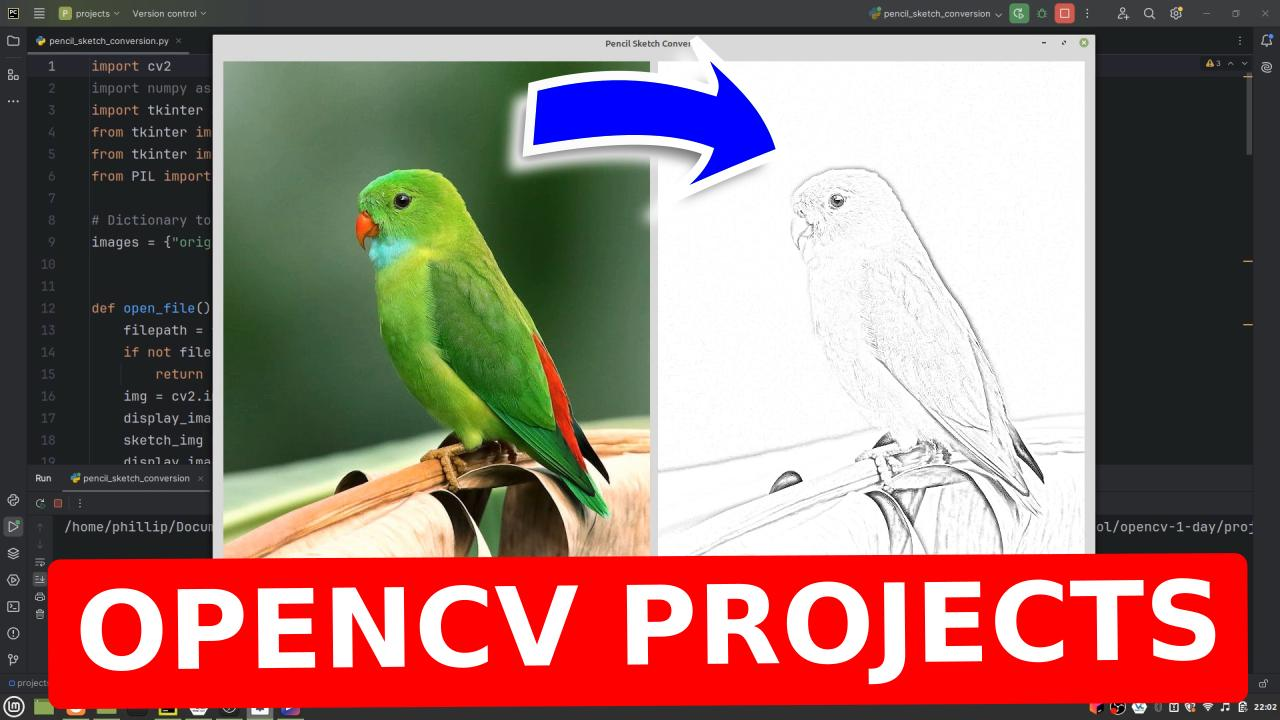
#> input picture thumbnail.jpg, 1280 x 720 px
$ python -i pencil_sketch_conversion.py   (imports and definitions only)
#> lines starting #> are read from the running program, lines starting #| are printed output that depends on the picture
#> further down, picture is the input picture: shape (720, 1280, 3); mean B, G, R 111.5, 117.2, 148.6
import cv2
import numpy as np
import tkinter as tk
from tkinter import filedialog
from tkinter import messagebox
from PIL import Image, ImageTk

# Dictionary to store PIL images
images = {"original": None, "sketch": None}


def open_file():
    filepath = filedialog.askopenfilename()
    if not filepath:
        return
    img = cv2.imread(filepath)
    display_image(img, original=True)
    sketch_img = convert_to_sketch(img)
    display_image(sketch_img, original=False)


def convert_to_sketch(img):
    gray_img = cv2.cvtColor(img, cv2.COLOR_BGR2GRAY)
    inverted_img = cv2.bitwise_not(gray_img)
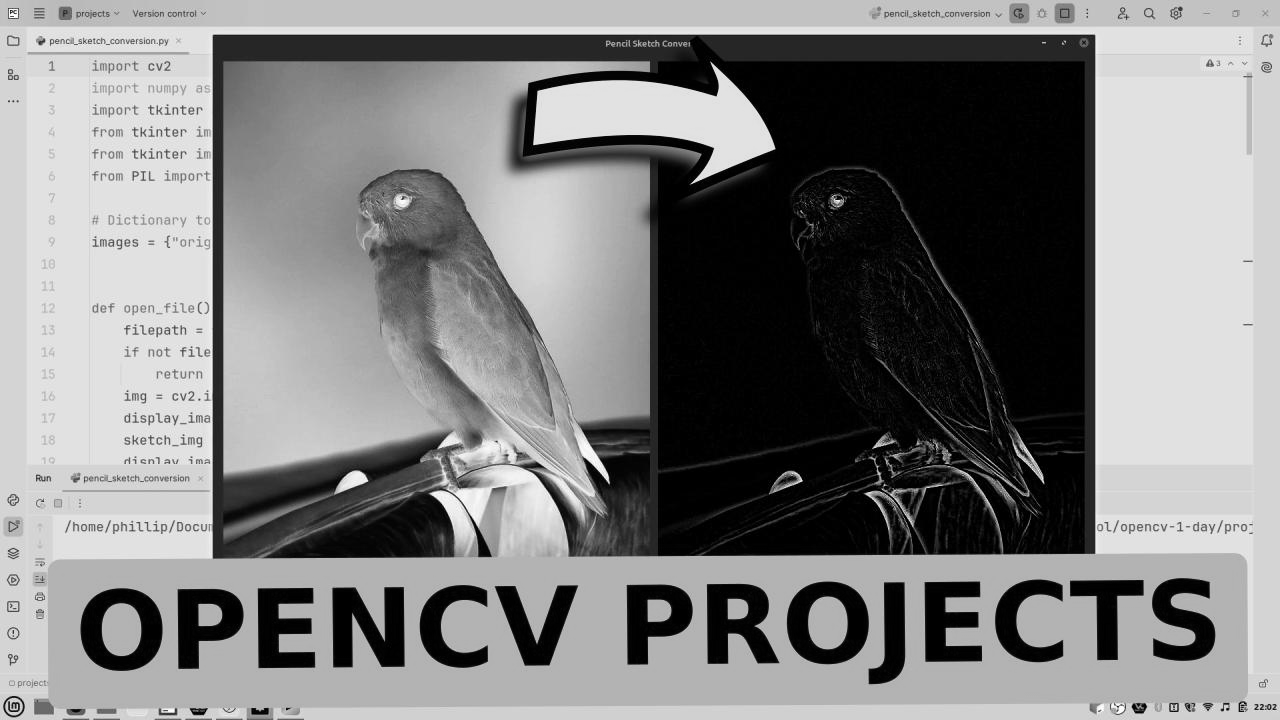
#> inverted_img: shape (720, 1280); min 0, max 255, mean 129
    blurred_img = cv2.GaussianBlur(inverted_img, (21, 21), sigmaX=0, sigmaY=0)
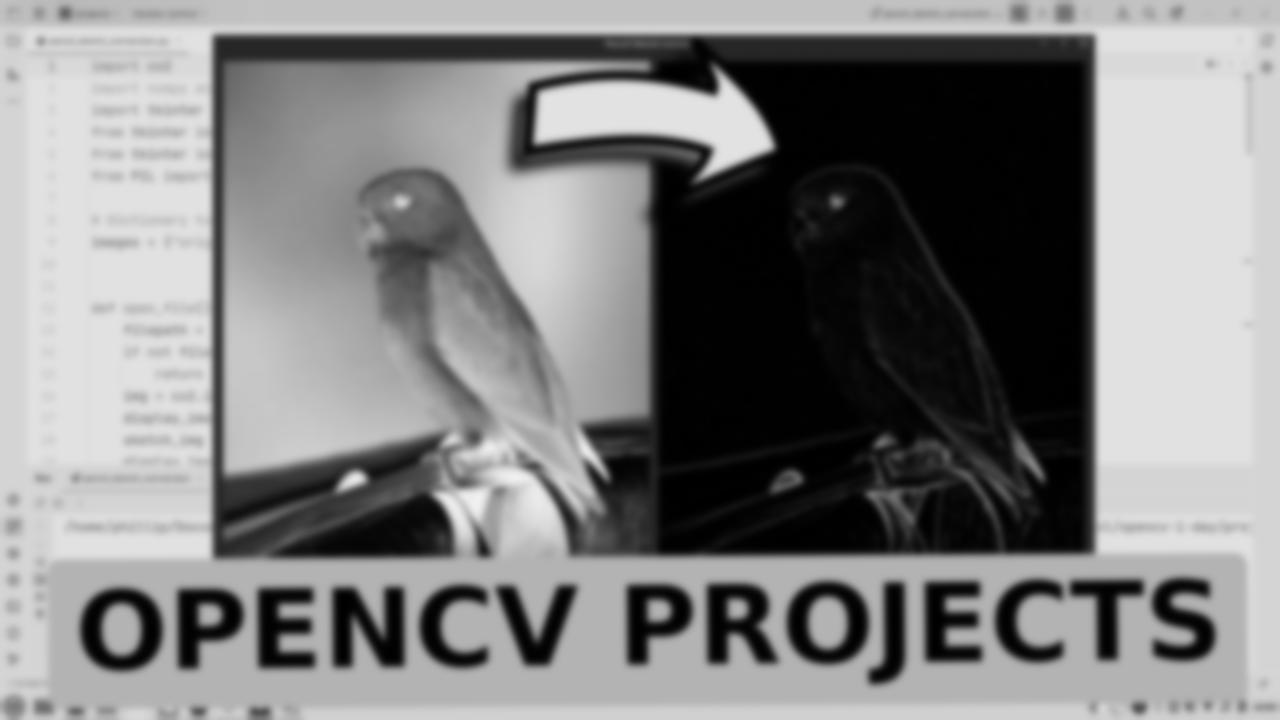
#> blurred_img: shape (720, 1280); min 0, max 240, mean 129.1
    inverted_blur_img = cv2.bitwise_not(blurred_img)
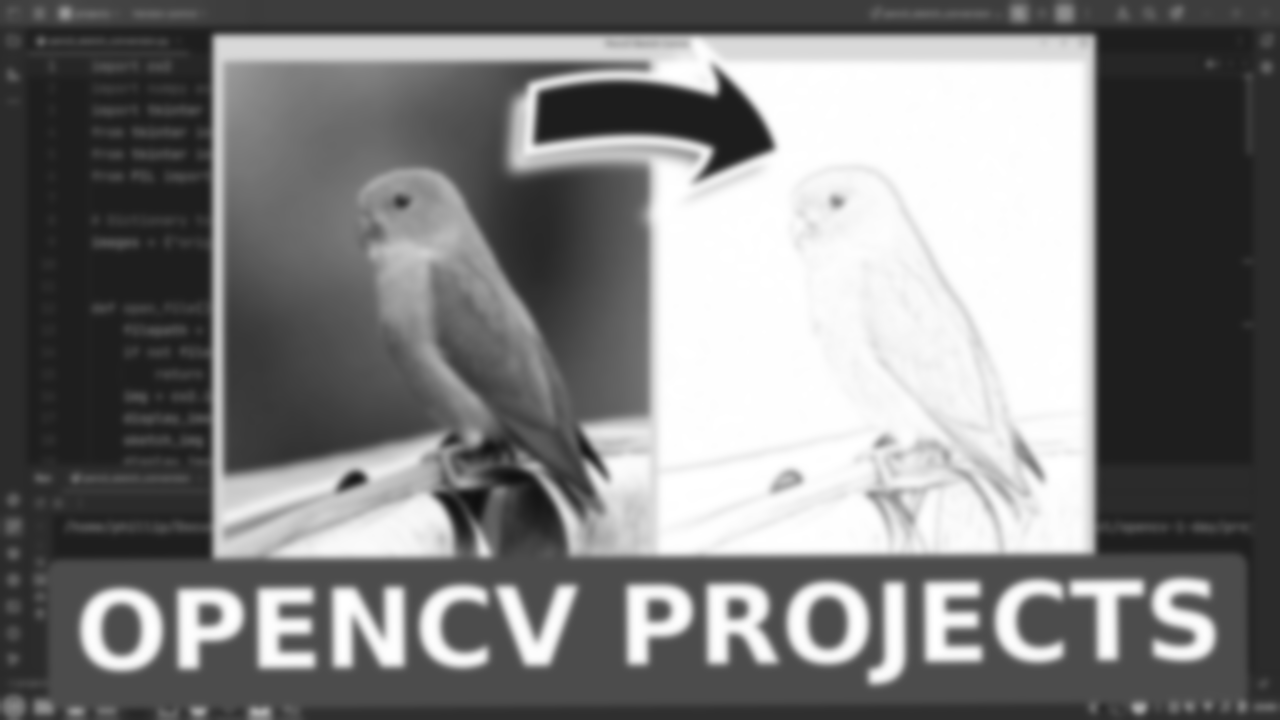
#> inverted_blur_img: shape (720, 1280); min 15, max 255, mean 125.9
    sketch_img = cv2.divide(gray_img, inverted_blur_img, scale=256.0)
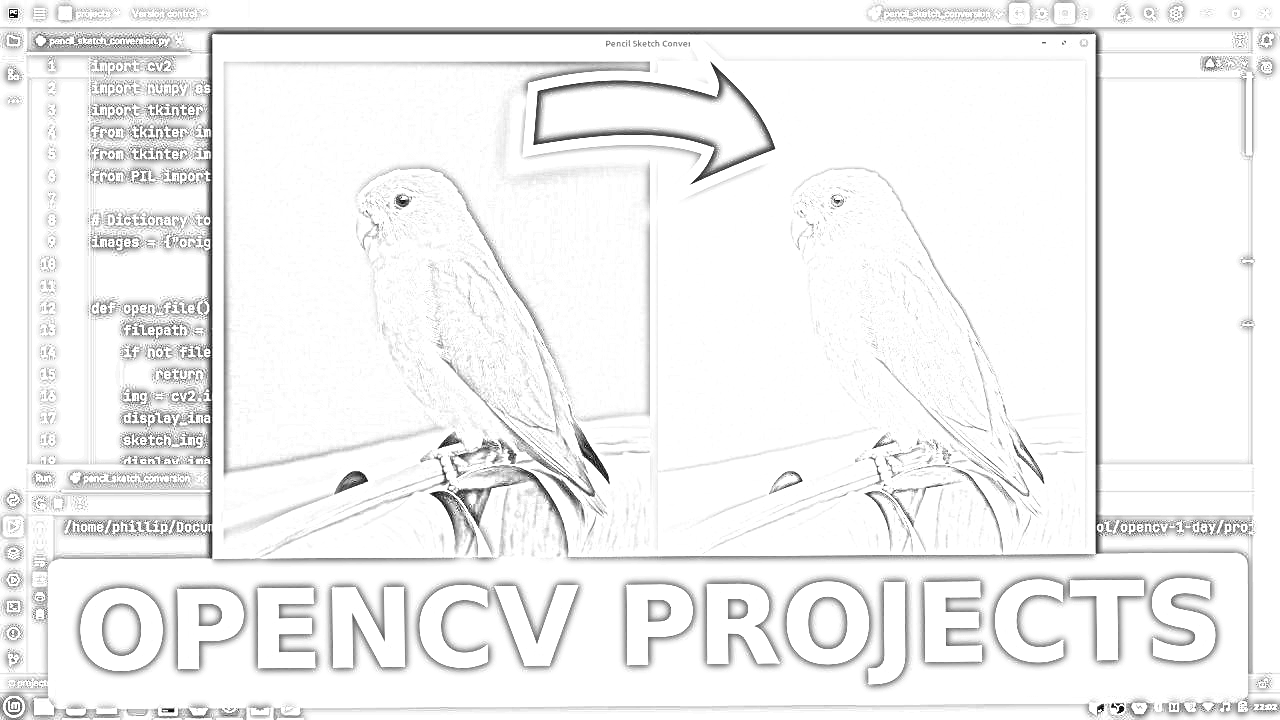
#> sketch_img: shape (720, 1280); min 0, max 255, mean 242.3
    return sketch_img


def display_image(img, original):
    img_rgb = cv2.cvtColor(img, cv2.COLOR_BGR2RGB) if original else img
    img_pil = Image.fromarray(img_rgb)
    img_tk = ImageTk.PhotoImage(image=img_pil)

    # Store the PIL image in the dictionary
    if original:
        images["original"] = img_pil
    else:
        images["sketch"] = img_pil

    label = original_image_label if original else sketch_image_label
    label.config(image=img_tk)
    label.image = img_tk


def save_sketch():
    if images["sketch"] is None:
        messagebox.showerror("Error", "No sketch to save.")
        return

    sketch_filepath = filedialog.asksaveasfilename(defaultextension=".png", filetypes=[("PNG files", "*.png")])
    if not sketch_filepath:
        return

    # Save the PIL image (sketch) to the file
    images["sketch"].save(sketch_filepath, "PNG")
    messagebox.showinfo("Saved", "Sketch saved to {}".format(sketch_filepath))


# [2 lines not run here, left out]

# [1 line that did not run here, left out]
# [1 line not run here, left out]

# [1 line that did not run here, left out]
# [1 line not run here, left out]
# [1 line that did not run here, left out]
# [1 line not run here, left out]

# [1 line that did not run here, left out]
# [1 line not run here, left out]

# [1 line that did not run here, left out]
# [1 line not run here, left out]

# [1 line that did not run here, left out]
# [3 lines not run here, left out]

>>> import cv2
>>> picture = cv2.imread('thumbnail.jpg')
>>> result = convert_to_sketch(picture)
